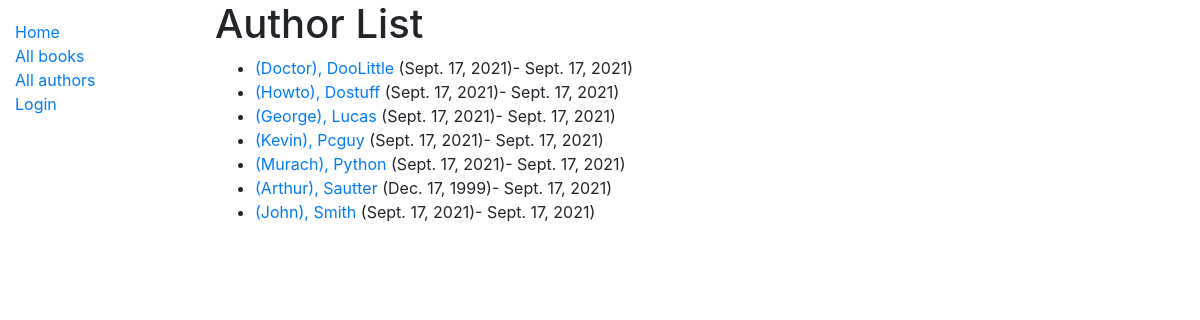
Screenshot of /catalog/authors/ with the database file from the repository.
### catalog/models.py (models this page shows, shortened)
class Author(models.Model):
    first_name = models.CharField(max_length=100)
    last_name = models.CharField(max_length=100)
    date_of_birth = models.DateField(null=True, blank=True)
    date_of_death = models.DateField('Died', null=True, blank=True)
    class Meta:
        ordering = ['last_name', 'first_name']
    def get_absolute_url(self):
        return reverse('author-detail', args=[str(self.id)])

### catalog/views.py (the view)
# urls.py: path('authors/', views.AuthorListView.as_view(), name='authors'),
class AuthorListView(generic.ListView):
    model = Author
    paginate_by = 10

### catalog/templates/catalog/author_list.html
{% extends "base_generic.html" %}
{% block content %}
  <h1>Author List</h1>
  {% if author_list %}
  <ul>
    {% for author in author_list %}
      <li>
        <a href="{{ author.get_absolute_url }}">({{author.first_name}}), {{ author.last_name }}</a>
        ({{author.date_of_birth}})- {{ author.date_of_death }})
      </li>
    {% endfor %}
  </ul>
  {% else %}
    <p>There are no Authors in the directory.</p>
  {% endif %}
{% endblock %}

### rows the page displays
Author: first_name "Doctor", last_name "DooLittle", date_of_birth "Sept. 17, 2021", date_of_death "Sept. 17, 2021"
Author: first_name "Howto", last_name "Dostuff", date_of_birth "Sept. 17, 2021", date_of_death "Sept. 17, 2021"
Author: first_name "George", last_name "Lucas", date_of_birth "Sept. 17, 2021", date_of_death "Sept. 17, 2021"
Author: first_name "Kevin", last_name "Pcguy", date_of_birth "Sept. 17, 2021", date_of_death "Sept. 17, 2021"
Author: first_name "Murach", last_name "Python", date_of_birth "Sept. 17, 2021", date_of_death "Sept. 17, 2021"
Author: first_name "Arthur", last_name "Sautter", date_of_birth "Dec. 17, 1999", date_of_death "Sept. 17, 2021"
Author: first_name "John", last_name "Smith", date_of_birth "Sept. 17, 2021", date_of_death "Sept. 17, 2021"
